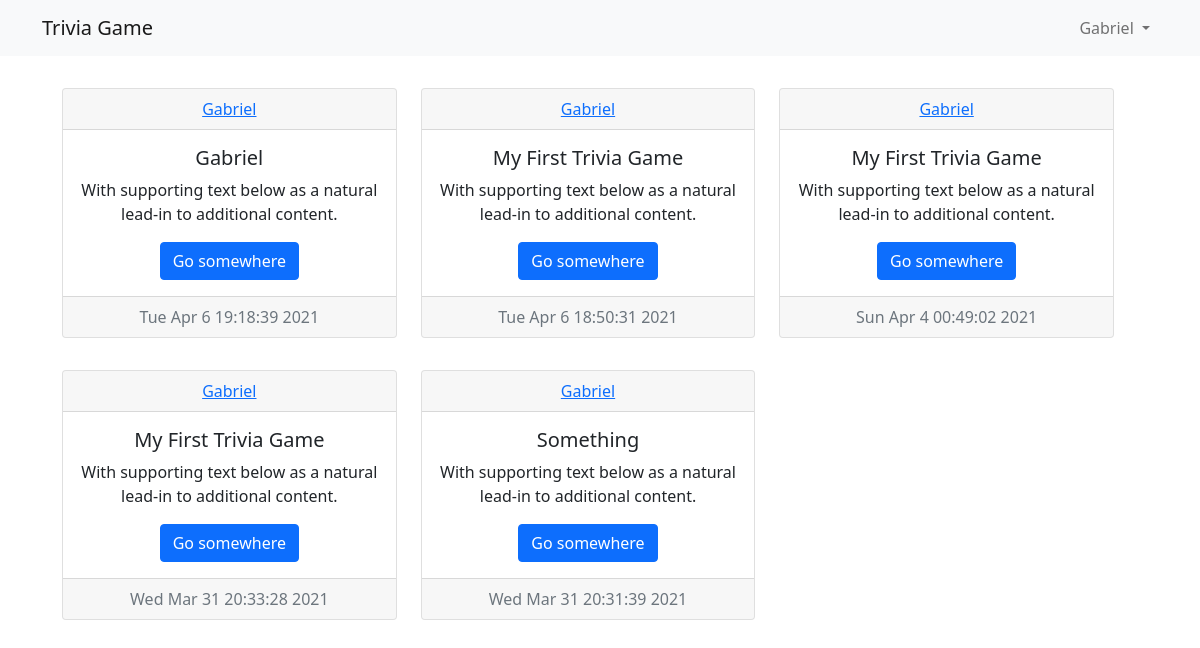
Screenshot of / (signed in) with the database file from the repository.
### app/models.py (models this page shows, shortened)
class User(db.Model, UserMixin):
    id = db.Column(db.Integer, primary_key=True);
    username = db.Column(db.String(120),  unique=True, nullable=False);
    email = db.Column(db.String(120), unique=True, nullable=False);
    password = db.Column(db.String(120), nullable=False);
    trivigame = db.relationship('TriviaGame', backref='author', lazy=True);

class TriviaGame(db.Model):
    id = db.Column(db.Integer, primary_key=True);
    content = db.Column(db.String(200), nullable=False);
    date = db.Column(db.DateTime, nullable=False, default=datetime.datetime.now());
    user_id = db.Column(db.Integer, db.ForeignKey('user.id'),nullable=False);
    file = db.Column(db.String(100));

### app/routes.py (the view)
@app.route('/home')
@app.route("/")
def home():
    now = datetime.date.today();
    logged_in = current_user.is_authenticated;
    raw = TriviaGame.query.all();
    content = [];
    date = [];
    users = [];
    for i in range(len(raw)-1, -1, -1):
        users.append(raw[i].author.username);
        content.append(json.loads(raw[i].content));
        date.append(raw[i].date);
    return render_template("home.html", title="home",users=users, is_logged_in=logged_in, content=content, length=len(content), date=date, now=now);

### app/models.py (called while the page is built)
@login_manager.user_loader
def load_user(user_id):
    return User.query.get(int(user_id))

### app/templates/home.html
{% extends "layout.html" %}
{% block content %}
{% for row in range(0, length, 3) %}
<div class="row p-3">
    {% if(row+3 > length) %}
        {% for col in range(row, length) %}
        <div class="col-4">
            <div class="card text-center">
                <div class="card-header">
                <a href="#">{{users[col]}}</a>
                </div>
                <div class="card-body">
                <h5 class="card-title">{{content[col]['title']}}</h5>
                <p class="card-text">With supporting text below as a natural lead-in to additional content.</p>
                <a href="#" class="btn btn-primary">Go somewhere</a>
                </div>
                <div class="card-footer text-muted">
                {% if(date[col].strftime('%d') == now.strftime('%d')) %}
                {{date[col].strftime("%I:%M %p")}}
                {% else %}
                {{date[col].strftime("%c")}}
                {% endif %}
                </div>
            </div>
        </div>
        {% endfor %}
    {% else %}
        {% for col in range(row, row+3) %}
        <div class="col-4">
            <div class="card text-center">
                <div class="card-header">
                <a href="#">{{users[col]}}</a>
                </div>
                <div class="card-body">
                <h5 class="card-title">{{content[col]['title']}}</h5>
                <p class="card-text">With supporting text below as a natural lead-in to additional content.</p>
                <a href="#" class="btn btn-primary">Go somewhere</a>
                </div>
                <div class="card-footer text-muted">
                {% if(date[col].strftime('%d') == now.strftime('%d')) %}
                {{date[col].strftime("%I:%M %p")}}
                {% else %}
                {{date[col].strftime("%c")}}
                {% endif %}
                </div>
            </div>
        </div>
        {% endfor %}
    {% endif %}
</div>
{% endfor %}
{% endblock content %}

### app/templates/layout.html (shortened to what this page needs)
<!doctype html>
<html lang="en">
  <head>
<link href="https://cdn.jsdelivr.net/npm/bootstrap@5.0.0-beta2/dist/css/bootstrap.min.css" rel="stylesheet">
  </head>
  <body>
    <nav class="navbar navbar-expand-lg navbar-light bg-light">
      <div class="container">
        <a class="navbar-brand" href="{{url_for('home')}}">Trivia Game</a>
        <div class="collapse navbar-collapse d-flex flex-row-reverse" id="navbarNavDropdown">
          <ul class="navbar-nav">
            <li class="nav-item dropdown">
              {% if is_logged_in %}
              <a class="nav-link dropdown-toggle" href="#" id="navbarDropdownMenuLink" role="button" data-bs-toggle="dropdown" aria-expanded="false">
                {{current_user.username}}
              </a>
              {% else %}
              <a class="nav-link dropdown-toggle" href="#" id="navbarDropdownMenuLink" role="button" data-bs-toggle="dropdown" aria-expanded="false">
                Account
              </a>
              {% endif %}
            </li>
          </ul>
        </div>
      </div>
    </nav>
    <div class="container">
    <main role="main">
      <div class="row p-3">
          {% block content %}{% endblock %}
        </div>
      </main>
      </div>
  </body>
</html>

### rows the page displays
User: username "Gabriel", username "Gabriel" "Gabriel" "Gabriel", username "Gabriel" "Gabriel"
TriviaGame: date "Tue Apr 6 19:18:39 2021"
TriviaGame: date "Tue Apr 6 18:50:31 2021"
TriviaGame: date "Sun Apr 4 00:49:02 2021"
TriviaGame: date "Wed Mar 31 20:33:28 2021"
TriviaGame: date "Wed Mar 31 20:31:39 2021"

### other values shown
{{ content[col]['title'] }} "Gabriel" "My First Trivia Game" "My First Trivia Game"
{{ content[col]['title'] }} "My First Trivia Game" "Something"
